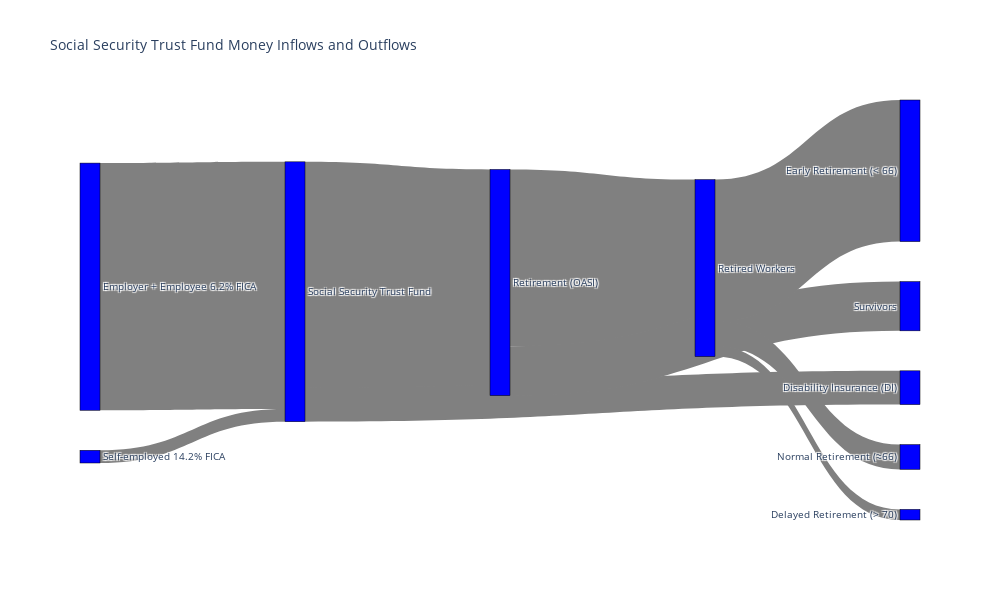

Here is the notebook cell this chart was saved with:
### Code cell
# Define the nodes (with unique flow relationships)
node_labels = [
    "Employer + Employee 6.2% FICA",  # 0
    "Self-employed 14.2% FICA",       # 1
    "Social Security Trust Fund",     # 2
    "Retirement (OASI)",               # 3
    "Retired Workers",                 # 4
    "Normal Retirement (≈66)",       # 5
    "Early Retirement (< 66)",  # 6
    "Delayed Retirement (> 70)",       # 7
    "Survivors",                      # 8
    "Disability Insurance (DI)"       # 9
]

# Define the links (flows between nodes)
link_sources = [
    0, 1,  # Employer + Employee FICA and Self-employed FICA -> Trust Fund
    2, 2,  # Trust Fund -> Retirement (OASI) and Disability Insurance (DI)
    3, 3,  # Retirement (OASI) -> Retired Workers and Survivors
    4, 4, 4  # Retired Workers -> FRA, Early FRA, Max
]

link_targets = [
    2, 2,  # Employer + Employee and Self-employed FICA -> Trust Fund
    3, 9,  # Trust Fund -> Retirement (OASI) and Disability Insurance (DI)
    4, 8,  # Retirement (OASI) -> Retired Workers and Survivors
    6, 5, 7  # Retired Workers -> FRA, Early FRA, Max
]

# Manually define the flow values (can be modified with your actual data)
link_values = [
    100*df_fica["Employer_Employee"].loc[2023], 100*df_fica["self_employ"].loc[2023],  # FICA contributions in 2023
    100*(df_ben_year["Retired_prop"].loc[2023]+df_ben_year["Survivors_prop"].loc[2023]), 100*df_ben_year["Disabled_prop"].loc[2023],    # Trust Fund flows
    100*(df_ben_year["Retired_prop"].loc[2023]+df_ben_year["Survivors_prop"].loc[2023])*(df_ben_year["Retired_prop"].loc[2023]), \
        100*(df_ben_year["Retired_prop"].loc[2023]+df_ben_year["Survivors_prop"].loc[2023]) -  100*(df_ben_year["Retired_prop"].loc[2023]+df_ben_year["Survivors_prop"].loc[2023])*(df_ben_year["Retired_prop"].loc[2023]),    # Retirement (OASI) flows
    68.1*(1-0.2), 68.1*0.14, 68.1*0.06 # Retired Workers flows
]

# Create the Sankey diagram
fig = go.Figure(data=[go.Sankey(
    node=dict(
        pad=40,               # Increase space between nodes
        thickness=20,         # Adjust node thickness
        line=dict(color="black", width=0.5),
        label=node_labels,
        color="blue",
        # Adjust Y positions of nodes to avoid overlap and make the OASI branch go up
        y=[0.85, 0.85, 0.6, 0.75, 0.5, 0.35, 0.35, 0.35, 0.25, 0.2]  # Adjusted Y positions
    ),
    link=dict(
        source=link_sources,
        target=link_targets,
        value=link_values,
        color="gray"
    )
)])

# Update the layout to make the diagram taller and more readable
fig.update_layout(
    title_text="Social Security Trust Fund Money Inflows and Outflows",
    font_size=10,
    height=600,   # Increase height for vertical space
    width=1000,   # Adjust width for better node spacing
    showlegend=False  
)

fig.show()

### Figure 1 — Plotly figure (JSON) as saved in the notebook; plotly's stock layout.template omitted (floating-point values rounded to 4 significant figures)
{"data": [{"link": {"color": "gray", "source": [0, 1, 2, 2, 3, 3, 4, 4, 4], "target": [2, 2, 3, 9, 4, 8, 6, 5, 7], "value": [95.11, 4.89, 87.0, 13.0, 68.06, 18.94, 54.48, 9.534, 4.086]}, "node": {"color": "blue", "label": ["Employer + Employee 6.2% FICA", "Self-employed 14.2% FICA", "Social Security Trust Fund", "Retirement (OASI)", "Retired Workers", "Normal Retirement (≈66)", "Early Retirement (< 66)", "Delayed Retirement (> 70)", "Survivors", "Disability Insurance (DI)"], "line": {"color": "black", "width": 0.5}, "pad": 40, "thickness": 20, "y": [0.85, 0.85, 0.6, 0.75, 0.5, 0.35, 0.35, 0.35, 0.25, 0.2]}, "type": "sankey"}], "layout": {"font": {"size": 10}, "height": 600, "showlegend": false, "title": {"text": "Social Security Trust Fund Money Inflows and Outflows"}, "width": 1000}}
